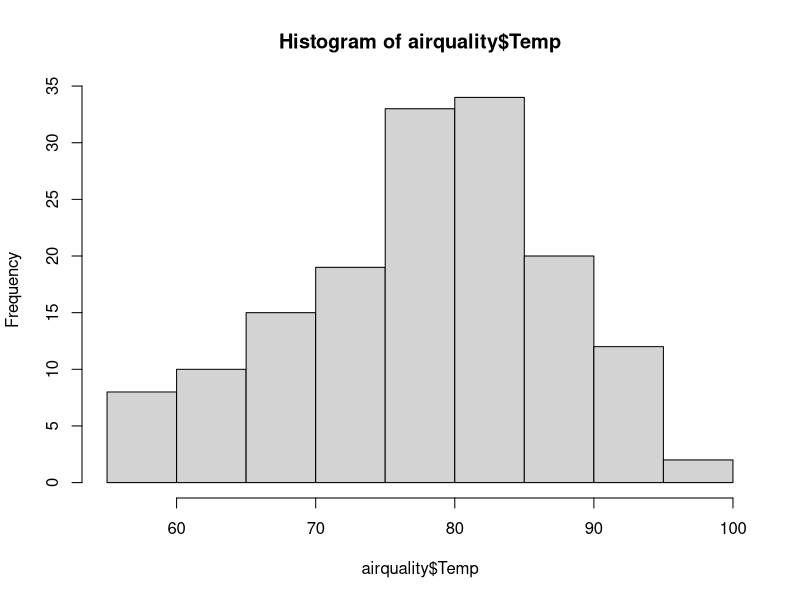
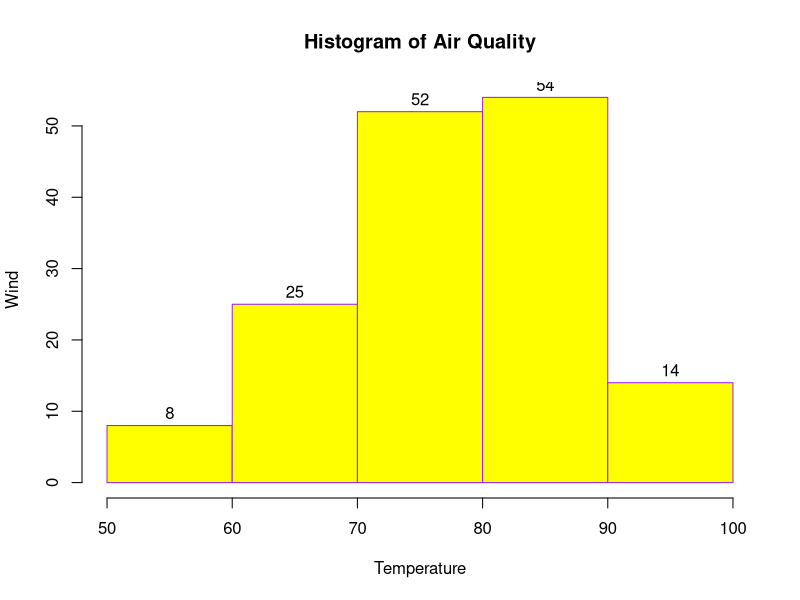
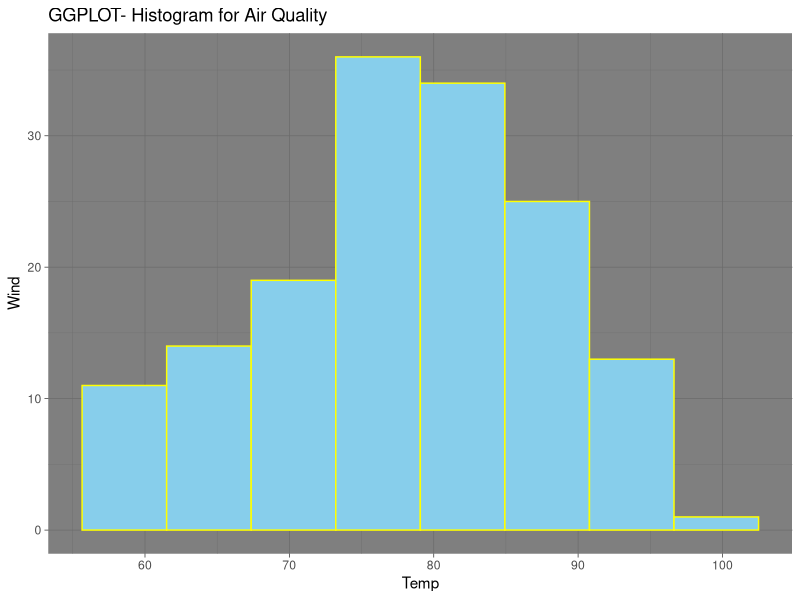

Recreate these plots in R, in order.
airquality
class(airquality)
hist(airquality$Temp)

View(airquality)

hist(airquality$Temp,
     breaks=5,
     main= "Histogram of Air Quality",
     xlab= "Temperature",
     ylab= "Wind",
     labels = TRUE,
     col = "yellow",
     border = "purple")



library(ggplot2)
ggplot(
  airquality,
  aes(x=Temp)
)+
  geom_histogram(
    bins = 8,
    fill = "skyblue",
    col = "yellow")+
  labs(
    title= "GGPLOT- Histogram for Air Quality",
    y = "Wind" ) +
  theme_dark()